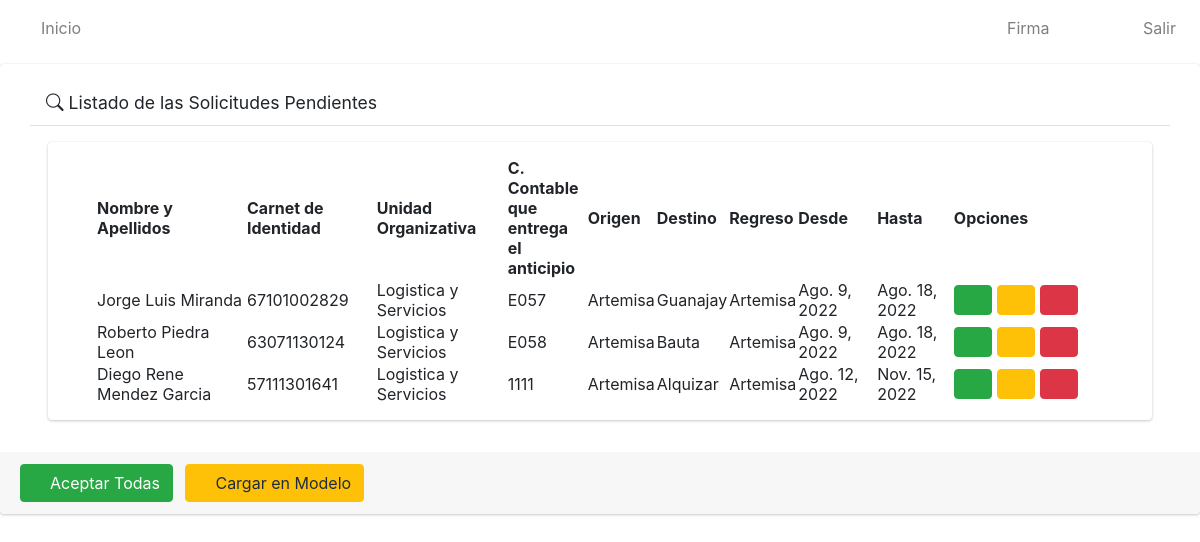
Screenshot of /solicitudes_pendientes/ with the database file from the repository.
### app/models.py (models this page shows, shortened)
class Solicitud(models.Model):
    numero=models.IntegerField()
    solicitante=models.ForeignKey(User, on_delete=models.CASCADE)
    trabajador=models.ForeignKey(Trabajador, on_delete=models.CASCADE)
    unidad_organizativa=models.ForeignKey(Unidad_Organizativa, on_delete=models.CASCADE)
    c_contable=models.CharField(max_length=4)
    provincia=models.ForeignKey(Provincia, on_delete=models.CASCADE)
    origen=models.ForeignKey(Municipio, on_delete=models.CASCADE, related_name='municipio_origen')
    destino=models.ForeignKey(Municipio, on_delete=models.CASCADE, related_name='municipio_destino')
    regreso=models.ForeignKey(Municipio, on_delete=models.CASCADE, related_name='municipio_regreso')
    fecha_inicio=models.DateField()
    fecha_final=models.DateField()
    estado=models.CharField(max_length=20)
    class Meta:
        verbose_name="Solicitud"
        verbose_name_plural="Solicitudes"

class Trabajador(models.Model):
    nombre_y_apellidos = models.CharField(max_length=80)
    ci=models.CharField(max_length=11, unique=True)
    def __str__(self):
            return self.nombre_y_apellidos
    class Meta:
        verbose_name = "Trabajador"
        verbose_name_plural = "Trabajadores"

class Unidad_Organizativa(models.Model):
    nombre=models.CharField(max_length=100)
    def __str__(self):
        return self.nombre
    class Meta:
        verbose_name="Unidad Organizativa"
        verbose_name_plural="Unidades Organizativas"

class Municipio(models.Model):
    nombre=models.CharField(max_length=30)
    provincia=models.ForeignKey(Provincia, on_delete=models.CASCADE)
    def __str__(self):
        return self.nombre
    class Meta:
        verbose_name="Municipio"
        verbose_name_plural="Municipios"

### app/views.py (the view)
# urls.py: path('solicitudes_pendientes/', SolicitudPendienteListView.as_view(), name='pendientes'),
class SolicitudPendienteListView(ListView):
    model = Solicitud
    template_name = 'solicitudes/pendientes/listar.html'
    def get_context_data(self, **kwargs):
        context=super().get_context_data(**kwargs)
        context['object_list']=Solicitud.objects.all().filter(estado="Pendiente")
        listaP = Solicitud.objects.all().filter(estado="Pendiente")
        listaA = Solicitud.objects.all().filter(estado="Aceptada")
        listaAut = Solicitud.objects.all().filter(estado="Autorizada")
        listaC = Solicitud.objects.all().filter(estado="Cancelada")
        if len(listaP) > 0:
            context['cantP'] = len(listaP)
        else:
            context['cantP'] = 0
        if len(listaA) > 0:
            context['cantA'] = len(listaA)
        else:
            context['cantA'] = 0
        if len(listaAut) > 0:
            context['cantAut'] = len(listaAut)
        else:
            context['cantAut'] = 0
        if len(listaC) > 0:
            context['cantC'] = len(listaC)
        else:
            context['cantC'] = 0
        return context

### app/templates/solicitudes/pendientes/listar.html (shortened to what this page needs)
{% extends 'base.html' %}
{% load static %}
{% block content %}
    <div class=" card card-default">
        <div class="card-header px-3 mb-3 mt-3 container">
            <h3 class="card-title">
            <i class="fas fa-exclamation-triangle bi bi-search"></i>
                Listado de las Solicitudes Pendientes
            </h3>
            </div>
        <div class="card card-body content-header mx-5 px-5">
            <table id="myTable" class="display" style="width: 100%;">
                <thead>
                    <tr>
                        <th>Nombre y Apellidos</th>
                        <th>Carnet de Identidad</th>
                        <th>Unidad Organizativa</th>
                        <th>C. Contable que entrega el anticipio</th>
                        <th>Origen</th>
                        <th>Destino</th>
                        <th>Regreso</th>
                        <th>Desde</th>
                        <th>Hasta</th>
                        <th>Opciones</th>
                    </tr>
                </thead>
                <tbody>
                    {% for i in object_list %}
                    <tr>
                        <td style="width: 150px;">{{i.trabajador}}</td>
                        <td>{{i.trabajador.ci}}</td>
                        <td>{{i.unidad_organizativa}}</td>
                        <td style="width: 80px;">{{i.c_contable}}</td>
                        <td>{{i.origen}}</td>
                        <td>{{i.destino}}</td>
                        <td>{{i.regreso}}</td>
                        <td>{{i.fecha_inicio}}</td>
                        <td>{{i.fecha_final}}</td>
                        <td style="width: 4cm"; height="4cm";>
                            <a href="#" onclick="aceptarSolicitud({{i.id}})" type="button" class="btn btn-success">
                                <i class="fas fa-check"></i>
                            </a>
                            <a href="#" type="button" class="btn btn-warning">
                                <i class="fas fa-file"></i>
                            </a>
                            <a href="#" onclick="eliminarSolicitud({{i.id}})" type="button" class="btn btn-danger">
                                <i class="fas fa-times-circle"></i>
                            </a>
                        </td>
                    </tr>
                    {% endfor %}
                </tbody>
            </table>
        </div>
        <div class=" card-footer mt-3">
            <a href="#" onclick="aceptarTodas()" type="button" class="btn btn-primary btn-success">
                <i class="fas fa-check"></i>
                Aceptar Todas
            </a>
            <a href="#" type="button" class="btn btn-primary btn-warning ml-2">
                <i class="fas fa-file"></i>
                Cargar en Modelo
            </a>
        </div>
    </div>
{% endblock %}

### rows the page displays
Solicitud: trabajador "Jorge Luis Miranda", trabajador.ci "67101002829", unidad_organizativa "Logistica y Servicios", c_contable "E057", origen "Artemisa", destino "Guanajay", regreso "Artemisa", fecha_inicio "Ago. 9, 2022", fecha_final "Ago. 18, 2022"
Solicitud: trabajador "Roberto Piedra Leon", trabajador.ci "63071130124", unidad_organizativa "Logistica y Servicios", c_contable "E058", origen "Artemisa", destino "Bauta", regreso "Artemisa", fecha_inicio "Ago. 9, 2022", fecha_final "Ago. 18, 2022"
Solicitud: trabajador "Diego Rene Mendez Garcia", trabajador.ci "57111301641", unidad_organizativa "Logistica y Servicios", c_contable "1111", origen "Artemisa", destino "Alquizar", regreso "Artemisa", fecha_inicio "Ago. 12, 2022", fecha_final "Nov. 15, 2022"
